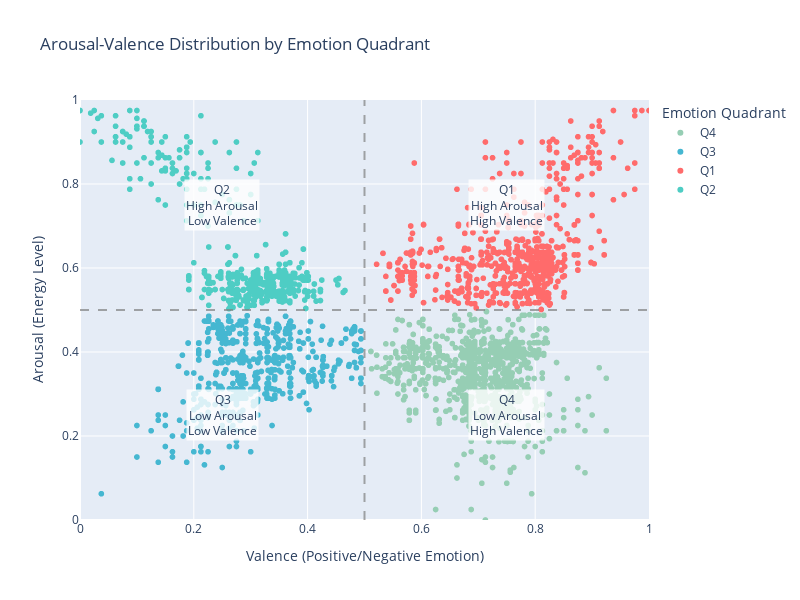

Notebook code for this chart:
### Markdown cell above
## 2. Emotion Distribution Analysis

Now let's analyze the emotion distributions using arousal and valence values, and visualize the quadrant assignments.

### Code cell
# Filter data with valid arousal and valence values
emotion_df = complete_df.dropna(subset=['arousal', 'valence']).copy()

# Create arousal-valence scatter plot
fig = px.scatter(
    emotion_df, 
    x='valence', 
    y='arousal', 
    color='quadrant',
    title='Arousal-Valence Distribution by Emotion Quadrant',
    labels={
        'valence': 'Valence (Positive/Negative Emotion)',
        'arousal': 'Arousal (Energy Level)',
        'quadrant': 'Emotion Quadrant'
    },
    hover_data=['artist', 'title'],
    color_discrete_map={
        'Q1': '#ff6b6b',  # High Arousal, High Valence (Red)
        'Q2': '#4ecdc4',  # High Arousal, Low Valence (Teal)
        'Q3': '#45b7d1',  # Low Arousal, Low Valence (Blue)
        'Q4': '#96ceb4'   # Low Arousal, High Valence (Green)
    },
    width=800,
    height=600
)

# Add quadrant boundaries
fig.add_vline(x=0.5, line_dash="dash", line_color="gray", opacity=0.7)
fig.add_hline(y=0.5, line_dash="dash", line_color="gray", opacity=0.7)

# Add quadrant labels
fig.add_annotation(x=0.25, y=0.75, text="Q2<br>High Arousal<br>Low Valence", 
                   showarrow=False, font=dict(size=12), bgcolor="rgba(255,255,255,0.8)")
fig.add_annotation(x=0.75, y=0.75, text="Q1<br>High Arousal<br>High Valence", 
                   showarrow=False, font=dict(size=12), bgcolor="rgba(255,255,255,0.8)")
fig.add_annotation(x=0.25, y=0.25, text="Q3<br>Low Arousal<br>Low Valence", 
                   showarrow=False, font=dict(size=12), bgcolor="rgba(255,255,255,0.8)")
fig.add_annotation(x=0.75, y=0.25, text="Q4<br>Low Arousal<br>High Valence", 
                   showarrow=False, font=dict(size=12), bgcolor="rgba(255,255,255,0.8)")

fig.update_layout(
    xaxis=dict(range=[0, 1]),
    yaxis=dict(range=[0, 1]),
    showlegend=True
)

fig.show()

print(f"📊 Emotion distribution for {len(emotion_df):,} songs with valid arousal/valence values")

### Figure 1 — Plotly figure (JSON) as saved in the notebook; plotly's stock layout.template omitted (floating-point values rounded to 4 significant figures; data arrays with more than 128 entries replaced by an {"elided": "..."} marker saying what was removed)
{"data": [{"customdata": {"elided": "1622x2 str values"}, "hovertemplate": "Emotion Quadrant=Q4<br>Valence (Positive/Negative Emotion)=%{x}<br>Arousal (Energy Level)=%{y}<br>artist=%{customdata[0]}<br>title=%{customdata[1]}<extra></extra>", "legendgroup": "Q4", "marker": {"color": "#96ceb4", "symbol": "circle"}, "mode": "markers", "name": "Q4", "showlegend": true, "type": "scattergl", "x": {"elided": "1622 float values"}, "xaxis": "x", "y": {"elided": "1622 float values"}, "yaxis": "y"}, {"customdata": {"elided": "1459x2 str values"}, "hovertemplate": "Emotion Quadrant=Q3<br>Valence (Positive/Negative Emotion)=%{x}<br>Arousal (Energy Level)=%{y}<br>artist=%{customdata[0]}<br>title=%{customdata[1]}<extra></extra>", "legendgroup": "Q3", "marker": {"color": "#45b7d1", "symbol": "circle"}, "mode": "markers", "name": "Q3", "showlegend": true, "type": "scattergl", "x": {"elided": "1459 float values"}, "xaxis": "x", "y": {"elided": "1459 float values"}, "yaxis": "y"}, {"customdata": {"elided": "1512x2 str values"}, "hovertemplate": "Emotion Quadrant=Q1<br>Valence (Positive/Negative Emotion)=%{x}<br>Arousal (Energy Level)=%{y}<br>artist=%{customdata[0]}<br>title=%{customdata[1]}<extra></extra>", "legendgroup": "Q1", "marker": {"color": "#ff6b6b", "symbol": "circle"}, "mode": "markers", "name": "Q1", "showlegend": true, "type": "scattergl", "x": {"elided": "1512 float values"}, "xaxis": "x", "y": {"elided": "1512 float values"}, "yaxis": "y"}, {"customdata": {"elided": "1662x2 str values"}, "hovertemplate": "Emotion Quadrant=Q2<br>Valence (Positive/Negative Emotion)=%{x}<br>Arousal (Energy Level)=%{y}<br>artist=%{customdata[0]}<br>title=%{customdata[1]}<extra></extra>", "legendgroup": "Q2", "marker": {"color": "#4ecdc4", "symbol": "circle"}, "mode": "markers", "name": "Q2", "showlegend": true, "type": "scattergl", "x": {"elided": "1662 float values"}, "xaxis": "x", "y": {"elided": "1662 float values"}, "yaxis": "y"}], "layout": {"annotations": [{"bgcolor": "rgba(255,255,255,0.8)", "font": {"size": 12}, "showarrow": false, "text": "Q2<br>High Arousal<br>Low Valence", "x": 0.25, "y": 0.75}, {"bgcolor": "rgba(255,255,255,0.8)", "font": {"size": 12}, "showarrow": false, "text": "Q1<br>High Arousal<br>High Valence", "x": 0.75, "y": 0.75}, {"bgcolor": "rgba(255,255,255,0.8)", "font": {"size": 12}, "showarrow": false, "text": "Q3<br>Low Arousal<br>Low Valence", "x": 0.25, "y": 0.25}, {"bgcolor": "rgba(255,255,255,0.8)", "font": {"size": 12}, "showarrow": false, "text": "Q4<br>Low Arousal<br>High Valence", "x": 0.75, "y": 0.25}], "height": 600, "legend": {"title": {"text": "Emotion Quadrant"}, "tracegroupgap": 0}, "shapes": [{"line": {"color": "gray", "dash": "dash"}, "opacity": 0.7, "type": "line", "x0": 0.5, "x1": 0.5, "xref": "x", "y0": 0, "y1": 1, "yref": "y domain"}, {"line": {"color": "gray", "dash": "dash"}, "opacity": 0.7, "type": "line", "x0": 0, "x1": 1, "xref": "x domain", "y0": 0.5, "y1": 0.5, "yref": "y"}], "showlegend": true, "title": {"text": "Arousal-Valence Distribution by Emotion Quadrant"}, "width": 800, "xaxis": {"anchor": "y", "domain": [0, 1], "range": [0, 1], "title": {"text": "Valence (Positive/Negative Emotion)"}}, "yaxis": {"anchor": "x", "domain": [0, 1], "range": [0, 1], "title": {"text": "Arousal (Energy Level)"}}}}
